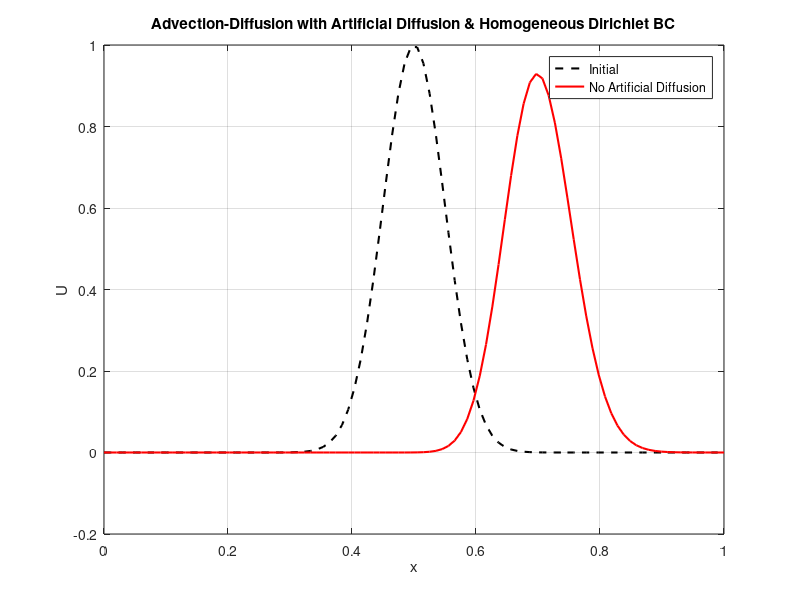

Reproduce this figure in MATLAB.
clear; clc; close all;

%% Parameters
L = 1;                % Domain length
Nx = 100;             % Number of grid points
h = L / (Nx);     % Grid spacing
x = linspace(0, L, Nx);
T = 0.2;              % Final time
dt = 0.0001;           % Time step
Nt = round(T/dt);     % Number of time steps

v = 1;                % Advection speed
kappa_physical = 1/(1000);   % Physical diffusion coefficient
kappa_fixed = 0.01;
C = 0.5;              % Artificial diffusion coefficient

%% Initial Condition: Sharp Pulse
U = exp(-200 * (x - 0.5).^2);  
% U = 4*x.*(1-x);  
peclet_ori = (v*h)/(kappa_physical)
peclet_mod = (v*h)/(kappa_physical + kappa_fixed)
CFL_ori = (kappa_physical*dt)/(h^2)
CFL_mod = ((kappa_physical + kappa_fixed)*dt)/(h^2)
%% Apply homogeneous Dirichlet BC: U(0) = U(L) = 0
U(1) = 0;
U(end) = 0;

%% Solve with different diffusion approaches
U_no_diff = U;        % No artificial diffusion
U_fixed_kappa = U;    % Increased kappa from the start
U_adaptive = U;       % Adaptive artificial diffusion

%% Time-stepping loop
for n = 1:Nt
    % Compute numerical derivatives (excluding boundaries)
    
    Ux = (U_no_diff(3:end) - U_no_diff(1:end-2)) / (2*h);  % Centered difference for Ux
    Uxx = (U_no_diff(3:end) - 2 * U_no_diff(2:end-1) + U_no_diff(1:end-2)) / (h^2);  % Centered difference for Uxx
    
    % No artificial diffusion (pure advection)
    U_no_diff(2:end-1) = U_no_diff(2:end-1) - dt * v * Ux + dt * kappa_physical * Uxx;
    
    % Fixed increased kappa
      % Fixed diffusion coefficient
    U_fixed_kappa(2:end-1) = U_fixed_kappa(2:end-1) - dt * v * Ux + dt *(kappa_physical + kappa_fixed) * Uxx;
    
    % Adaptive artificial diffusion
    U_max = max(abs(U_adaptive));  % Approximate max U for artificial diffusion scaling
    kappa_artificial = C * U_max * h / 2;  % Artificial diffusion
    U_adaptive(2:end-1) = U_adaptive(2:end-1) - dt * v * Ux + dt * (kappa_physical + kappa_artificial) * Uxx;
    
    % Enforce homogeneous Dirichlet BCs at each step
    U_no_diff(1) = 0; U_no_diff(end) = 0;
    U_fixed_kappa(1) = 0; U_fixed_kappa(end) = 0;
    U_adaptive(1) = 0; U_adaptive(end) = 0;
end

%% Plot results
figure;
plot(x, U, 'k--', 'LineWidth', 1.5); hold on;
plot(x, U_no_diff, 'r', 'LineWidth', 1.5);
% plot(x, U_fixed_kappa, 'b', 'LineWidth', 1.5);
% plot(x, U_adaptive, 'g', 'LineWidth', 1.5);
legend('Initial', 'No Artificial Diffusion', 'Fixed Increased \kappa', 'Adaptive Artificial Diffusion');
xlabel('x'); ylabel('U');
title('Advection-Diffusion with Artificial Diffusion & Homogeneous Dirichlet BC');
grid on;
